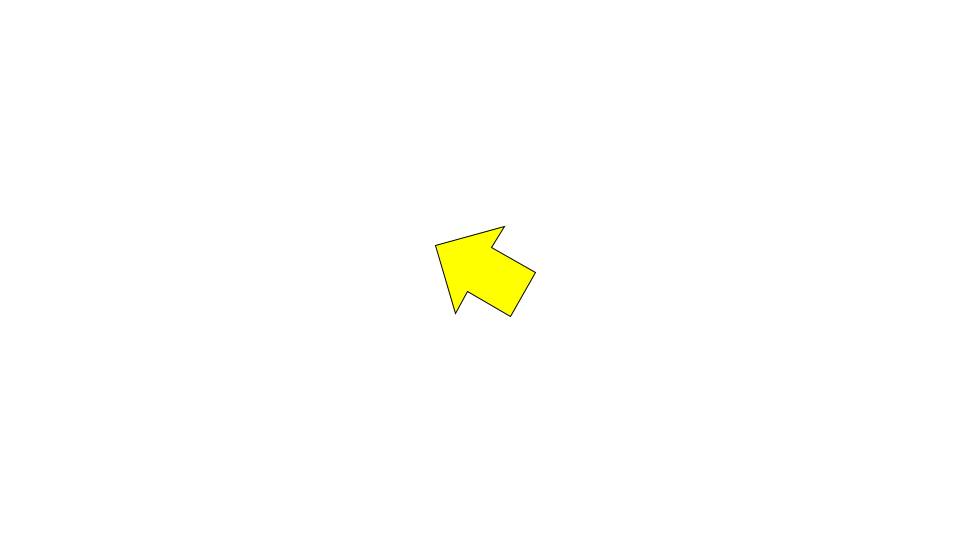
Frame 1 (no input)
Frame 60 (the mouse pressed at the canvas centre just before this capture): blank canvas, image omitted
Frame 120 (the mouse held since frame 60 and released just before this capture): blank canvas, image omitted

The Processing sketch that drew this single still picture (run headless with seeded random() and noise(); from frame 60 on, the mouse is pressed at the canvas centre):

// Processing sketch: FollowMouse2
// ── FollowMouse2.pde
Arrow arrow;
float vx, vy;
float force = 0.5;

void setup() {
  size(960, 540);
  frameRate(30);
  initialize();
}

void initialize() {
  smooth();
  arrow = new Arrow();
  arrow.x = width/2;
  arrow.y = height/2;
  arrow.setFillColor(color(255, 255, 0));
}

void draw() {
  background(255);

  float dx = mouseX - arrow.x;
  float dy = mouseY - arrow.y;
  float angle = atan2(dy, dx);
  arrow.rotation = angle * 180 / PI;
  float ax = cos(angle) * force;
  float ay = sin(angle) * force;
  vx += ax;
  vy += ay;
  arrow.x += vx;
  arrow.y += vy;
  arrow.update();
}

////////////////////////////////

class Arrow extends Sprite {
  Arrow() {
    super();
  }
  
  void draw() {
    beginShape();
    vertex(-50, -25);
    vertex(0, -25);
    vertex(0, -50);
    vertex(50, 0);
    vertex(0, 50);
    vertex(0, 25);
    vertex(-50, 25);
    vertex(-50, -25);
    endShape(CLOSE);  
  }
}

////////////////////////////////

class Sprite {
  float x, y;
  float scaleX, scaleY;
  float width, height;
  float rotation;
  boolean visible;
  color strokeColor;
  color fillColor;
  Boolean isStroke;
  Boolean isFill;
  
  Sprite() {
    x = 0.0;
    y = 0.0;
    scaleX = 1.0;
    scaleY = 1.0;
    rotation = 0.0;
    strokeColor = color(0);
    fillColor = color(0);
    isStroke = false;
    isFill = false;
    visible = true;
  }
  
  void update() {
    if(! visible) return;
    pushMatrix();
    translate(x, y);
    scale(scaleX, scaleY);
    rotate(rotation * PI / 180.0);
    if(isStroke) stroke(strokeColor);
    if(isFill) fill(fillColor);
    draw();
    popMatrix();
  }
  
  void setStrokeColor(color strokeColor) {
    this.strokeColor = strokeColor;
    isStroke = true;
  }
  
  void setFillColor(color fillColor) {
    this.fillColor = fillColor;
    isFill = true;
  }
  
  void draw() {}
}
